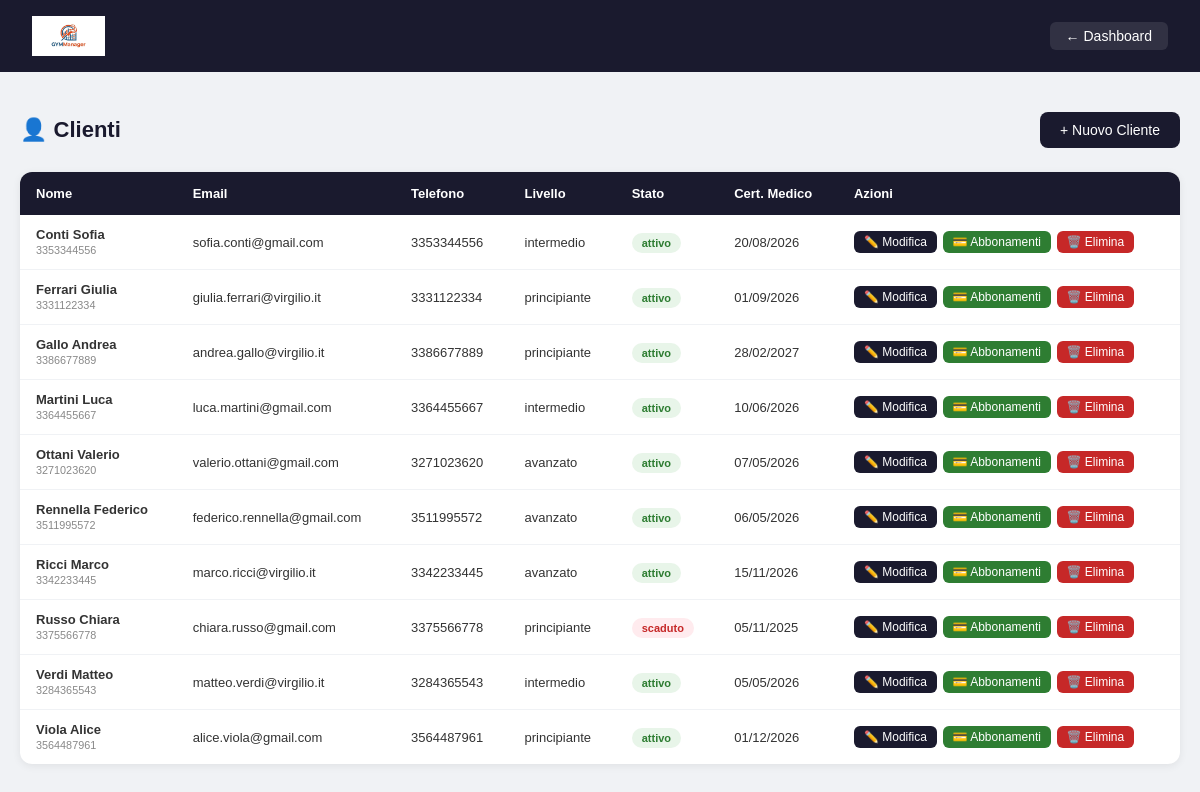
The page /palestra/pages/clienti.php (signed in) on the database its author committed.
### tables this page shows
CREATE TABLE `cliente` (
  `id_persona` int(11) NOT NULL,
  `stato_iscrizione` enum('attivo','sospeso','scaduto') NOT NULL DEFAULT 'attivo',
  `data_iscrizione` date NOT NULL,
  `certificato_medico_scadenza` date DEFAULT NULL,
  `obiettivo` varchar(200) DEFAULT NULL,
  `livello` enum('principiante','intermedio','avanzato') NOT NULL DEFAULT 'principiante'
);

CREATE TABLE `persona` (
  `id_persona` int(11) NOT NULL,
  `username` varchar(50) NOT NULL,
  `email` varchar(100) NOT NULL,
  `password` varchar(255) NOT NULL,
  `nome` varchar(50) NOT NULL,
  `cognome` varchar(50) NOT NULL,
  `telefono` varchar(20) DEFAULT NULL,
  `ruolo` enum('admin','cliente','istruttore') NOT NULL DEFAULT 'cliente'
);

### palestra/pages/clienti.php (the view, shortened to what this page needs)
<?php
require_once "../config/db.php";
$clienti = $pdo->query("
    SELECT P.id_persona, P.nome, P.cognome, P.email, P.telefono,
           C.stato_iscrizione, C.livello, C.certificato_medico_scadenza
    FROM PERSONA P
    JOIN CLIENTE C ON P.id_persona = C.id_persona
    ORDER BY P.cognome, P.nome
")->fetchAll();
?>
<!DOCTYPE html>
<html lang="it">
<head>
</head>
<body>
<div class="navbar">
    <img src="../assets/logo.jpg" style="height:40px;">
    <a href="dashboard.php">← Dashboard</a>
</div>
<div class="contenuto">
    <div class="intestazione">
        <h2>👤 Clienti</h2>
        <a class="btn" href="nuovo_cliente.php">+ Nuovo Cliente</a>
    </div>
    <table>
        <thead>
            <tr>
                <th>Nome</th>
                <th>Email</th>
                <th>Telefono</th>
                <th>Livello</th>
                <th>Stato</th>
                <th>Cert. Medico</th>
                <th>Azioni</th>
            </tr>
        </thead>
        <tbody>
            <?php if(empty($clienti)): ?>
            <tr>
                <td colspan="7" class="nessun-cliente">Nessun cliente ancora!</td>
            </tr>
            <?php else: ?>
            <?php foreach($clienti as $c): ?>
            <tr>
                <td>
                    <strong><?= htmlspecialchars($c['cognome'].' '.$c['nome']) ?></strong>
                    <br><small style="color:#888"><?= htmlspecialchars($c['telefono']) ?></small>
                </td>
                <td><?= htmlspecialchars($c['email']) ?></td>
                <td><?= htmlspecialchars($c['telefono']) ?></td>
                <td><?= htmlspecialchars($c['livello']) ?></td>
                <td>
                    <span class="badge <?= $c['stato_iscrizione'] ?>">
                        <?= $c['stato_iscrizione'] ?>
                    </span>
                </td>
                <td><?= $c['certificato_medico_scadenza'] ? date('d/m/Y', strtotime($c['certificato_medico_scadenza'])) : '—' ?></td>
                <td>
                    <a class="btn-azione btn-modifica" href="modifica_cliente.php?id=<?= $c['id_persona'] ?>">✏️ Modifica</a>
                    <a class="btn-azione btn-abbonamento" href="abbonamenti.php?id_cliente=<?= $c['id_persona'] ?>">💳 Abbonamenti</a>
                    <a class="btn-azione btn-elimina" href="elimina_cliente.php?id=<?= $c['id_persona'] ?>" onclick="return confirm('Sei sicuro?')">🗑️ Elimina</a>
                </td>
            </tr>
            <?php endforeach; ?>
            <?php endif; ?>
        </tbody>
    </table>
</div>
</body>
</html>

### palestra/pages/clienti.php (style rules this page uses)
* { margin: 0; padding: 0; box-sizing: border-box; }
body { font-family: Arial, sans-serif; background: #f0f2f5; }
.navbar { background: #1a1a2e; color: white; padding: 16px 32px; display: flex; justify-content: space-between; align-items: center; }
.navbar a { color: white; text-decoration: none; font-size: 14px; background: rgba(255,255,255,0.1); padding: 6px 16px; border-radius: 6px; }
.contenuto { max-width: 1200px; margin: 40px auto; padding: 0 20px; }
.intestazione { display: flex; justify-content: space-between; align-items: center; margin-bottom: 24px; }
.intestazione h2 { font-size: 22px; color: #1a1a2e; }
.btn { background: #1a1a2e; color: white; padding: 10px 20px; border-radius: 8px; text-decoration: none; font-size: 14px; }
table { width: 100%; background: white; border-radius: 12px; box-shadow: 0 2px 8px rgba(0,0,0,0.07); border-collapse: collapse; overflow: hidden; }
th { background: #1a1a2e; color: white; padding: 14px 16px; text-align: left; font-size: 13px; }
td { padding: 12px 16px; font-size: 13px; border-bottom: 1px solid #f0f2f5; color: #333; vertical-align: middle; }
tr:last-child td { border-bottom: none; }
.badge { padding: 4px 10px; border-radius: 20px; font-size: 11px; font-weight: bold; }
.badge.attivo { background: #e8f5e9; color: #2e7d32; }
.badge.scaduto { background: #ffebee; color: #c62828; }
.btn-azione { color: white; padding: 4px 10px; border-radius: 6px; text-decoration: none; font-size: 12px; display: inline-block; margin: 2px 2px 2px 0; }
.btn-modifica { background: #1a1a2e; }
.btn-abbonamento { background: #2e7d32; }
.btn-elimina { background: #c62828; }

### rows shown on the page
cliente: id_persona.nome "Conti Sofia", id_persona.telefono "3353344556", id_persona.email "sofia.conti@gmail.com", livello "intermedio", stato_iscrizione "attivo", certificato_medico_scadenza "20/08/2026"
cliente: id_persona.nome "Ferrari Giulia", id_persona.telefono "3331122334", id_persona.email "giulia.ferrari@virgilio.it", livello "principiante", stato_iscrizione "attivo", certificato_medico_scadenza "01/09/2026"
cliente: id_persona.nome "Gallo Andrea", id_persona.telefono "3386677889", id_persona.email "andrea.gallo@virgilio.it", livello "principiante", stato_iscrizione "attivo", certificato_medico_scadenza "28/02/2027"
cliente: id_persona.nome "Martini Luca", id_persona.telefono "3364455667", id_persona.email "luca.martini@gmail.com", livello "intermedio", stato_iscrizione "attivo", certificato_medico_scadenza "10/06/2026"
cliente: id_persona.nome "Ottani Valerio", id_persona.telefono "3271023620", id_persona.email "valerio.ottani@gmail.com", livello "avanzato", stato_iscrizione "attivo", certificato_medico_scadenza "07/05/2026"
cliente: id_persona.nome "Rennella Federico", id_persona.telefono "3511995572", id_persona.email "federico.rennella@gmail.com", livello "avanzato", stato_iscrizione "attivo", certificato_medico_scadenza "06/05/2026"
cliente: id_persona.nome "Ricci Marco", id_persona.telefono "3342233445", id_persona.email "marco.ricci@virgilio.it", livello "avanzato", stato_iscrizione "attivo", certificato_medico_scadenza "15/11/2026"
cliente: id_persona.nome "Russo Chiara", id_persona.telefono "3375566778", id_persona.email "chiara.russo@gmail.com", livello "principiante", stato_iscrizione "scaduto", certificato_medico_scadenza "05/11/2025"
cliente: id_persona.nome "Verdi Matteo", id_persona.telefono "3284365543", id_persona.email "matteo.verdi@virgilio.it", livello "intermedio", stato_iscrizione "attivo", certificato_medico_scadenza "05/05/2026"
cliente: id_persona.nome "Viola Alice", id_persona.telefono "3564487961", id_persona.email "alice.viola@gmail.com", livello "principiante", stato_iscrizione "attivo", certificato_medico_scadenza "01/12/2026"
